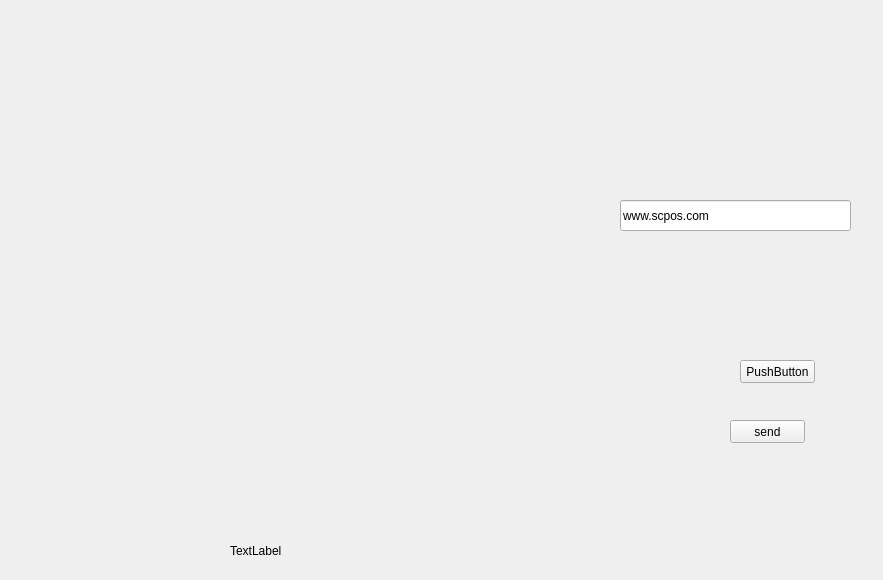
<?xml version="1.0" encoding="UTF-8"?>
<ui version="4.0">
 <class>Widget</class>
 <widget class="QWidget" name="Widget">
  <property name="geometry">
   <rect>
    <x>0</x>
    <y>0</y>
    <width>883</width>
    <height>580</height>
   </rect>
  </property>
  <property name="windowTitle">
   <string>Widget</string>
  </property>
  <widget class="QPushButton" name="pushButton">
   <property name="geometry">
    <rect>
     <x>740</x>
     <y>360</y>
     <width>75</width>
     <height>23</height>
    </rect>
   </property>
   <property name="text">
    <string>PushButton</string>
   </property>
  </widget>
  <widget class="QLineEdit" name="lineEdit">
   <property name="geometry">
    <rect>
     <x>620</x>
     <y>200</y>
     <width>231</width>
     <height>31</height>
    </rect>
   </property>
   <property name="text">
    <string>www.scpos.com</string>
   </property>
  </widget>
  <widget class="QPushButton" name="pushButton_2">
   <property name="geometry">
    <rect>
     <x>730</x>
     <y>420</y>
     <width>75</width>
     <height>23</height>
    </rect>
   </property>
   <property name="text">
    <string>send</string>
   </property>
  </widget>
  <widget class="QLabel" name="download_Btn">
   <property name="geometry">
    <rect>
     <x>230</x>
     <y>530</y>
     <width>291</width>
     <height>41</height>
    </rect>
   </property>
   <property name="text">
    <string>TextLabel</string>
   </property>
  </widget>
 </widget>
 <layoutdefault spacing="6" margin="11"/>
 <resources/>
 <connections/>
</ui>
